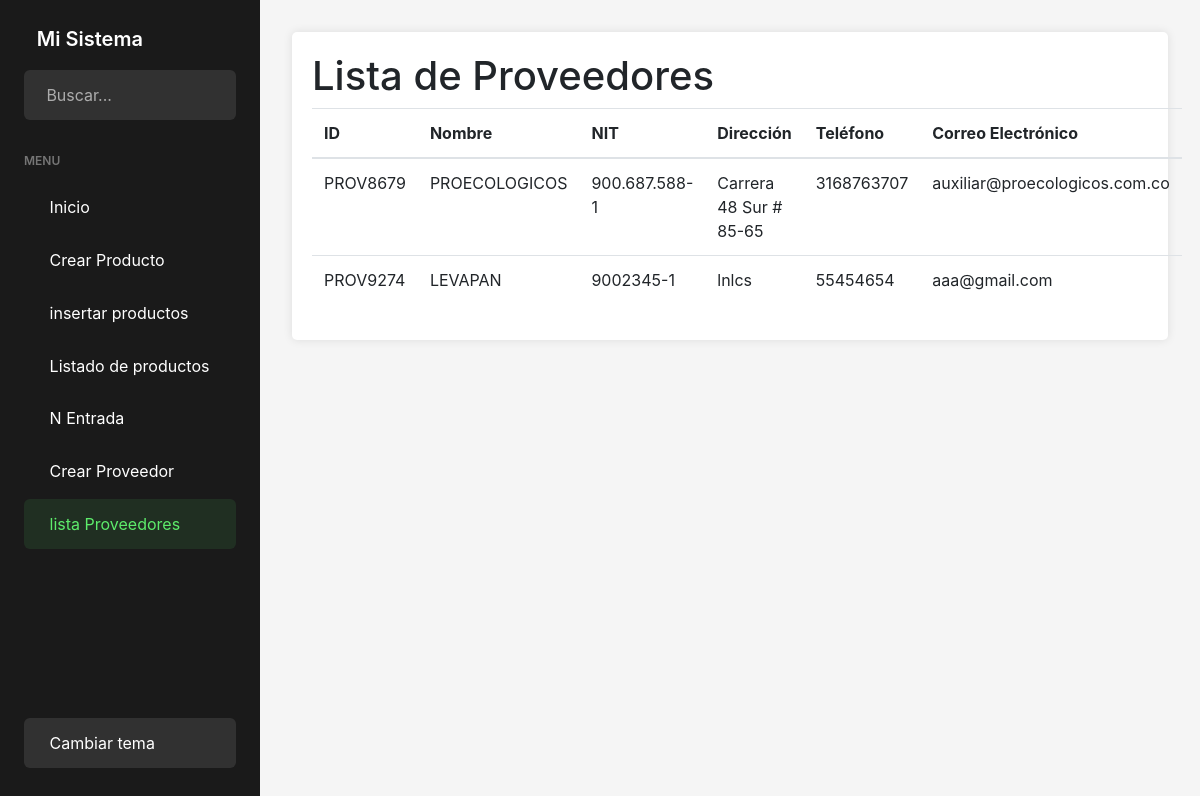
The page /lista_proveedores/ on the database as committed earlier.
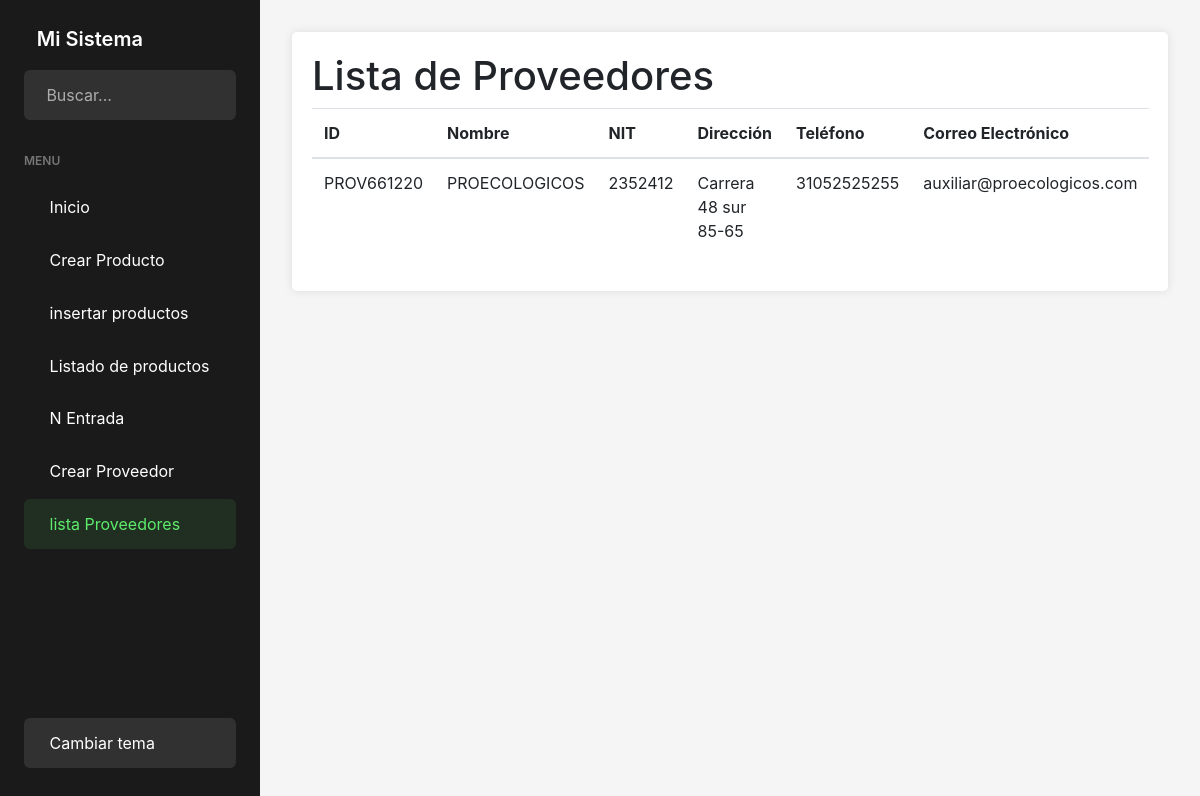
The same page on the database as committed later.
### APP_PM/models.py (models this page shows, shortened)
class CrearProveedor(models.Model):
    id_proveedor = models.CharField(max_length=10, unique=True, editable=False, blank=True)
    nombre = models.CharField(max_length=100, verbose_name="Nombre")
    nit = models.CharField(max_length=15, verbose_name="NIT", unique=True)
    direccion = models.TextField(verbose_name="Dirección")
    telefono = models.CharField(max_length=15, verbose_name="Número Telefónico")
    correo_electronico = models.EmailField(verbose_name="Correo Electrónico", unique=True)

### APP_PM/views.py (the view)
# urls.py: path('lista_proveedores/', views.lista_proveedores, name='lista_proveedores'),
def lista_proveedores(request):
    proveedores = CrearProveedor.objects.all()
    return render(request, 'Proveedores/Lista_proveedores.html', {'proveedores': proveedores})

### APP_PM/templates/Proveedores/Lista_proveedores.html (shortened to what this page needs)
{% extends 'Home/home.html' %}
{% load static %}
{% block content %}
<!DOCTYPE html>
<html lang="es">
<head>
</head>
<body>
<div class="container">
    <h1>Lista de Proveedores</h1>
    <table class="table">
        <thead>
            <tr>
                <th>ID</th>
                <th>Nombre</th>
                <th>NIT</th>
                <th>Dirección</th>
                <th>Teléfono</th>
                <th>Correo Electrónico</th>
            </tr>
        </thead>
        <tbody>
            {% for proveedor in proveedores %}
            <tr>
                <td>{{ proveedor.id_proveedor }}</td>
                <td>{{ proveedor.nombre }}</td>
                <td>{{ proveedor.nit }}</td>
                <td>{{ proveedor.direccion }}</td>
                <td>{{ proveedor.telefono }}</td>
                <td>{{ proveedor.correo_electronico }}</td>
            </tr>
            {% endfor %}
        </tbody>
    </table>
</div>
</body>
</html>
{% endblock %}

Rows that differ between the two databases and show on the page:
removed CrearProveedor: id_proveedor "PROV9274", nombre "LEVAPAN", nit "9002345-1", direccion "lnlcs", telefono "55454654", correo_electronico "aaa@gmail.com"
changed CrearProveedor "PROECOLOGICOS": id_proveedor "PROV8679" → "PROV661220"; nit "900.687.588-1" → "2352412"; direccion "Carrera 48 Sur # 85-65" → "Carrera 48 sur 85-65"; telefono "3168763707" → "31052525255"; correo_electronico "auxiliar@proecologicos.com.co" → "auxiliar@proecologicos.com"
